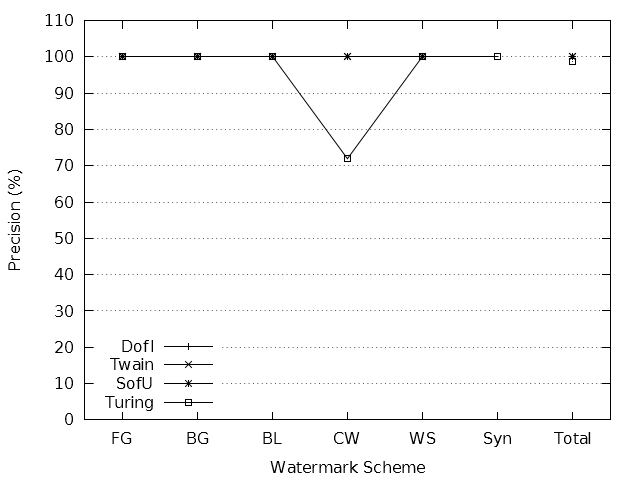

Write gnuplot code to recreate this figure.
terminal = "pngcairo"
output = "precision-all.png"

if (!exists("input")) input = "prc-all.dat"

set datafile missing "NaN"
stats input using 3 nooutput

if (!exists("fileCount")) {
	fileCount = STATS_blocks
}

if (!exists("schemeCount")) {
	schemeCount = (STATS_records + STATS_invalid) / STATS_blocks
}

if (exists("terminal")) {
	set terminal terminal mono solid
}
else {
	set terminal windows monochrome solid
}

if (exists("output")) set output output

#set title "Watermark Precision for Combined Schemes"
set style data linespoints
set key autotitle columnhead left bottom

set ylabel "Precision (%)"
set yrange [ 0 : 110 ]
set ytics 10
set grid ytics

set xlabel "Watermark Scheme"
set xrange [ -0.5 : schemeCount - 0.5 ]

plot for [ i = 1 : fileCount ] input using 3 : xticlabels(1) index i - 1
